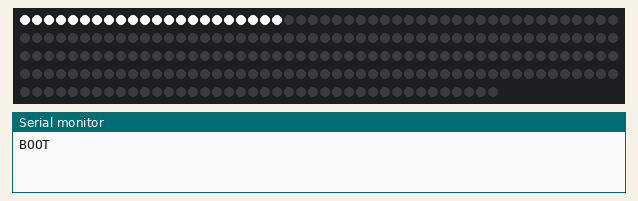
A sketch run on a simulated Arduino Uno, built with avr-gcc and run on an emulated ATmega328P. Shown: 240 RGB LEDs in strip order, left to right, continuing on the next row, the last lines printed to the serial monitor. Dim RGB values are drawn brighter than linear; random numbers use the default seed unless the sketch sets one.

Above: at 0.4 s.
At 7.2 s:
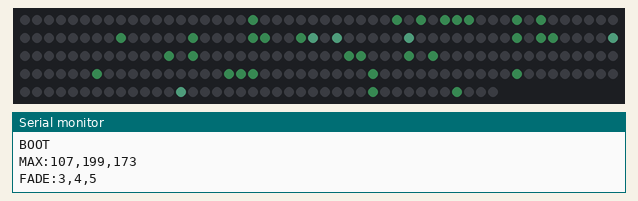
At 10.29 s:
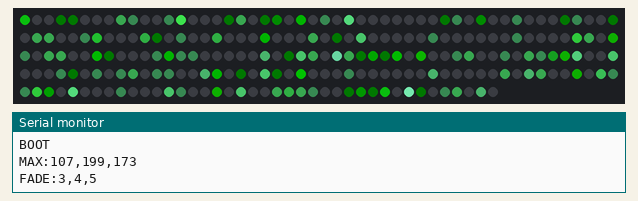
At 14.91 s:
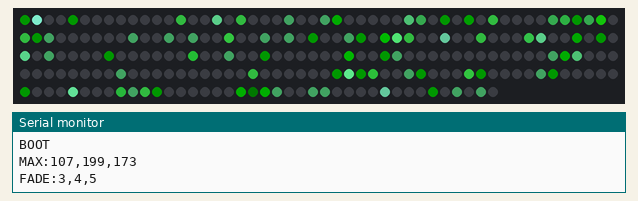
At 23.23 s:
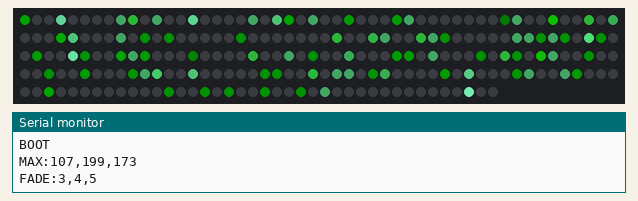
At 39.57 s:
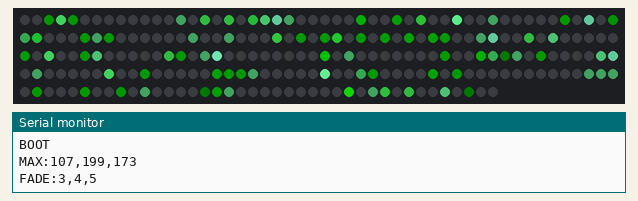

The sketch:

arlenelights.ino
```cpp
#include <Adafruit_NeoPixel.h>
#include <avr/power.h>
#include <stdint.h>

#define PIN 6

// Parameter 1 = number of pixels in strip
// Parameter 2 = Arduino pin number (most are valid)
// Parameter 3 = pixel type flags, add together as needed:
//   NEO_KHZ800  800 KHz bitstream (most NeoPixel products w/WS2812 LEDs)
//   NEO_KHZ400  400 KHz (classic 'v1' (not v2) FLORA pixels, WS2811 drivers)
//   NEO_GRB     Pixels are wired for GRB bitstream (most NeoPixel products)
//   NEO_RGB     Pixels are wired for RGB bitstream (v1 FLORA pixels, not v2)
#define NUM_LEDS 240
Adafruit_NeoPixel strip = Adafruit_NeoPixel(NUM_LEDS, PIN, NEO_GRB + NEO_KHZ800);

// IMPORTANT: To reduce NeoPixel burnout risk, add 1000 uF capacitor across
// pixel power leads, add 300 - 500 Ohm resistor on first pixel's data input
// and minimize distance between Arduino and first pixel.  Avoid connecting
// on a live circuit...if you must, connect GND first.

uint8_t fade_R;
uint8_t fade_G;
uint8_t fade_B;

uint8_t max_R;
uint8_t max_G;
uint8_t max_B;

void setup() {
  Serial.begin(9600);
  Serial.println("BOOT");
  strip.begin();
  strip.show(); // Initialize all pixels to 'off'
    // Some example procedures showing how to display to the pixels:
  colorWipe(strip.Color(255, 255, 255), 5); // White
  colorWipe(strip.Color(0, 0, 0), 5); // Off
  fade_R = 3;//random(2,6);
  fade_G = 4;//random(2,6);
  fade_B = 5;//random(2,6);
  max_R = random(100,220);
  max_G = random(150,255);
  max_B = random(150,255);
  Serial.print("MAX:");
  Serial.print((uint8_t)max_R);
  Serial.print(",");
  Serial.print((uint8_t)max_G);
  Serial.print(",");
  Serial.print((uint8_t)max_B);
  Serial.print("\n");
  Serial.print("FADE:");
  Serial.print((uint8_t)fade_R);
  Serial.print(",");
  Serial.print((uint8_t)fade_G);
  Serial.print(",");
  Serial.print((uint8_t)fade_B);
  Serial.print("\n");
}

// Clamp function - float
// Clamps fVal to be within fMin/fMax bounds.
float ClampF(float fVal, float fMin, float fMax)
{
	if(fVal < fMin)
	{
		fVal = fMin;
	}
	else if(fVal > fMax)
	{
		fVal = fMax;
	}

	return fVal;
}

// Clamp function - int
// Clamps iVal to be within iMin/iMax bounds.
int ClampI(int iVal, int iMin, int iMax)
{
	if(iVal < iMin)
	{
		iVal = iMin;
	}
	else if(iVal > iMax)
	{
		iVal = iMax;
	}

	return iVal;
}

// Fire
void UpdateSeqFire()
{

	int iMinLEDIndex = 0;
	int iMaxLEDIndex = NUM_LEDS - 1;

	static const int iNumFirePoints = 40;
	static int aFirePoints[iNumFirePoints];
	static int iCyclesTillNewPoints = 0;
	static const int iFirePointsRefreshCycles = 10;
        unsigned long int Drew_RGB;
        uint8_t Drew_R,Drew_G,Drew_B;

        //Serial.println("UP");
	if(iCyclesTillNewPoints <= 0)  // every 5 cycles
	{
                // Select 40 random pixels with duplicates allowed
		for(int i = 0; i < iNumFirePoints; i++)
		{
			aFirePoints[i] = random(iMinLEDIndex,iMaxLEDIndex);
		}

		iCyclesTillNewPoints = iFirePointsRefreshCycles;
	}
	iCyclesTillNewPoints--;


		for(int i = 0; i < iNumFirePoints; i++)  //For each point in sequence, NOT in strip
		{
			int nLED = aFirePoints[i];
                        // Grab RGB for current LED
                        Drew_RGB = strip.getPixelColor(nLED);  // This is packed as xxRRGGBB
                        Drew_R = (uint8_t)(Drew_RGB>>16);
                        Drew_G = (uint8_t)(Drew_RGB>>8);
                        Drew_B = (uint8_t)(Drew_RGB);
                        // For each color channel, add 1/20 the sequence on color, clamped to the range [0,seq on color]

			Drew_R = ClampI(max_R / 20 + Drew_R, 0, max_R);
			Drew_G = ClampI(max_G / 20 + Drew_G, 0, max_G);
			Drew_B = ClampI(max_B / 20 + Drew_B, 0, max_B);
                        strip.setPixelColor(nLED,Drew_R,Drew_G,Drew_B);
		}

	// Fade
        for(int nLED = iMinLEDIndex; nLED < iMaxLEDIndex; nLED++)
        {
                Drew_RGB = strip.getPixelColor(nLED);  // This is packed as xxRRGGBB
                Drew_R = (uint8_t)(Drew_RGB>>16);
                Drew_G = (uint8_t)(Drew_RGB>>8);
                Drew_B = (uint8_t)(Drew_RGB);
                // for every LED in the strip, subtract a fade increment with clamping
                Drew_R = ClampI(Drew_R - fade_R, 0, max_R);
		Drew_G = ClampI(Drew_G - fade_G, 0, max_G);
		Drew_B = ClampI(Drew_B - fade_B, 0, max_B);
                if(false) // debug
                {
                  Serial.print("L0:");
                  Serial.print((int)Drew_R);
                  Serial.print(",");
                  Serial.print((int)Drew_G);
                  Serial.print(",");
                  Serial.print((int)Drew_B);
                  Serial.print("\n");
                }
                // Copy color to output array w/NeoPixel library
                strip.setPixelColor(nLED,Drew_R,Drew_G,Drew_B);
	}
        strip.show();
}

void loop() {
  UpdateSeqFire();
  delay(5);
}

// Fill the dots one after the other with a color
void colorWipe(uint32_t c, uint8_t wait) {
  for(uint16_t i=0; i<strip.numPixels(); i++) {
      strip.setPixelColor(i, c);
      strip.show();
      delay(wait);
  }
}
```
